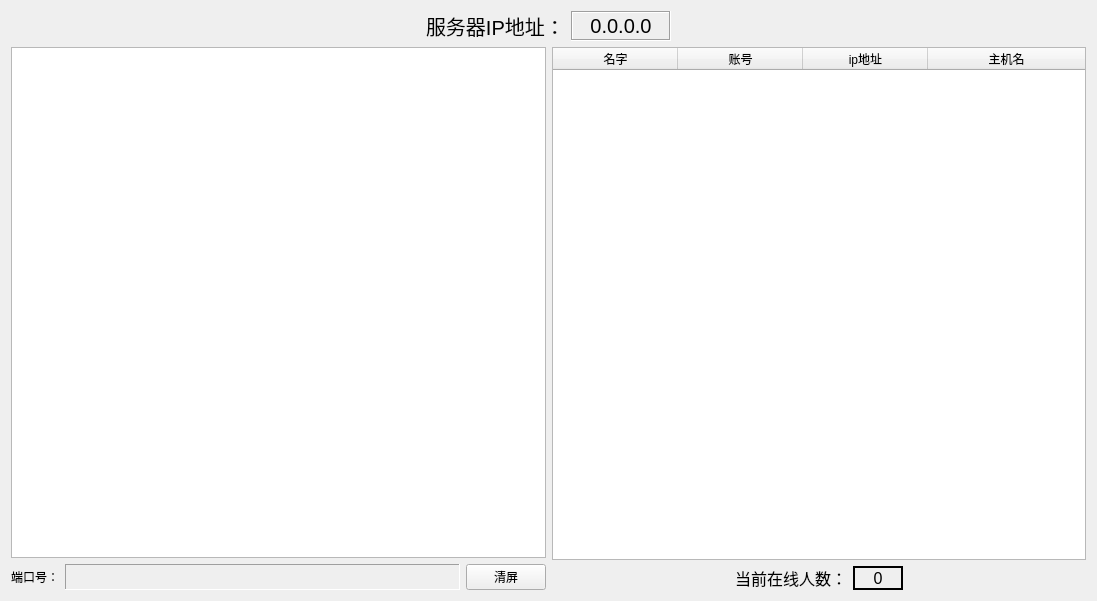
<?xml version="1.0" encoding="UTF-8"?>
<ui version="4.0">
 <class>ChatRoomServerUIClass</class>
 <widget class="QWidget" name="ChatRoomServerUIClass">
  <property name="geometry">
   <rect>
    <x>0</x>
    <y>0</y>
    <width>1097</width>
    <height>601</height>
   </rect>
  </property>
  <property name="minimumSize">
   <size>
    <width>1087</width>
    <height>601</height>
   </size>
  </property>
  <property name="windowTitle">
   <string>ChatRoomServer</string>
  </property>
  <layout class="QVBoxLayout" name="verticalLayout_3">
   <item>
    <layout class="QHBoxLayout" name="horizontalLayout_3">
     <item>
      <spacer name="horizontalSpacer">
       <property name="orientation">
        <enum>Qt::Horizontal</enum>
       </property>
       <property name="sizeHint" stdset="0">
        <size>
         <width>40</width>
         <height>20</height>
        </size>
       </property>
      </spacer>
     </item>
     <item>
      <widget class="QLabel" name="label_2">
       <property name="font">
        <font>
         <pointsize>15</pointsize>
        </font>
       </property>
       <property name="text">
        <string>服务器IP地址：</string>
       </property>
      </widget>
     </item>
     <item>
      <widget class="QLabel" name="serverHostIP">
       <property name="minimumSize">
        <size>
         <width>100</width>
         <height>0</height>
        </size>
       </property>
       <property name="font">
        <font>
         <pointsize>15</pointsize>
        </font>
       </property>
       <property name="cursor">
        <cursorShape>ArrowCursor</cursorShape>
       </property>
       <property name="focusPolicy">
        <enum>Qt::NoFocus</enum>
       </property>
       <property name="frameShape">
        <enum>QFrame::Box</enum>
       </property>
       <property name="frameShadow">
        <enum>QFrame::Sunken</enum>
       </property>
       <property name="text">
        <string>0.0.0.0</string>
       </property>
       <property name="textFormat">
        <enum>Qt::AutoText</enum>
       </property>
       <property name="alignment">
        <set>Qt::AlignCenter</set>
       </property>
      </widget>
     </item>
     <item>
      <spacer name="horizontalSpacer_2">
       <property name="orientation">
        <enum>Qt::Horizontal</enum>
       </property>
       <property name="sizeHint" stdset="0">
        <size>
         <width>40</width>
         <height>20</height>
        </size>
       </property>
      </spacer>
     </item>
    </layout>
   </item>
   <item>
    <layout class="QHBoxLayout" name="horizontalLayout_4">
     <item>
      <layout class="QVBoxLayout" name="verticalLayout_2">
       <item>
        <widget class="QListWidget" name="listWidget">
         <property name="sizePolicy">
          <sizepolicy hsizetype="Expanding" vsizetype="Expanding">
           <horstretch>0</horstretch>
           <verstretch>0</verstretch>
          </sizepolicy>
         </property>
        </widget>
       </item>
       <item>
        <layout class="QHBoxLayout" name="horizontalLayout">
         <item>
          <widget class="QLabel" name="label">
           <property name="text">
            <string>端口号：</string>
           </property>
          </widget>
         </item>
         <item>
          <widget class="QLabel" name="PortLabel">
           <property name="sizePolicy">
            <sizepolicy hsizetype="Expanding" vsizetype="Minimum">
             <horstretch>0</horstretch>
             <verstretch>0</verstretch>
            </sizepolicy>
           </property>
           <property name="frameShape">
            <enum>QFrame::Panel</enum>
           </property>
           <property name="frameShadow">
            <enum>QFrame::Sunken</enum>
           </property>
           <property name="text">
            <string/>
           </property>
          </widget>
         </item>
         <item>
          <widget class="QPushButton" name="cleanBtn">
           <property name="text">
            <string>清屏</string>
           </property>
          </widget>
         </item>
        </layout>
       </item>
      </layout>
     </item>
     <item>
      <layout class="QVBoxLayout" name="verticalLayout">
       <item>
        <widget class="QTableWidget" name="tableWidget">
         <property name="sizePolicy">
          <sizepolicy hsizetype="Expanding" vsizetype="Expanding">
           <horstretch>0</horstretch>
           <verstretch>0</verstretch>
          </sizepolicy>
         </property>
         <property name="selectionMode">
          <enum>QAbstractItemView::SingleSelection</enum>
         </property>
         <property name="selectionBehavior">
          <enum>QAbstractItemView::SelectRows</enum>
         </property>
         <property name="textElideMode">
          <enum>Qt::ElideMiddle</enum>
         </property>
         <attribute name="horizontalHeaderVisible">
          <bool>true</bool>
         </attribute>
         <attribute name="horizontalHeaderCascadingSectionResizes">
          <bool>false</bool>
         </attribute>
         <attribute name="horizontalHeaderDefaultSectionSize">
          <number>125</number>
         </attribute>
         <attribute name="horizontalHeaderHighlightSections">
          <bool>true</bool>
         </attribute>
         <attribute name="horizontalHeaderShowSortIndicator" stdset="0">
          <bool>false</bool>
         </attribute>
         <attribute name="horizontalHeaderStretchLastSection">
          <bool>true</bool>
         </attribute>
         <column>
          <property name="text">
           <string>名字</string>
          </property>
         </column>
         <column>
          <property name="text">
           <string>账号</string>
          </property>
         </column>
         <column>
          <property name="text">
           <string>ip地址</string>
          </property>
         </column>
         <column>
          <property name="text">
           <string>主机名</string>
          </property>
         </column>
        </widget>
       </item>
       <item>
        <layout class="QHBoxLayout" name="horizontalLayout_2">
         <item>
          <spacer name="horizontalSpacer_3">
           <property name="orientation">
            <enum>Qt::Horizontal</enum>
           </property>
           <property name="sizeHint" stdset="0">
            <size>
             <width>40</width>
             <height>20</height>
            </size>
           </property>
          </spacer>
         </item>
         <item>
          <widget class="QLabel" name="label_3">
           <property name="font">
            <font>
             <pointsize>12</pointsize>
            </font>
           </property>
           <property name="text">
            <string>当前在线人数：</string>
           </property>
          </widget>
         </item>
         <item>
          <widget class="QLabel" name="onlineNumber">
           <property name="minimumSize">
            <size>
             <width>50</width>
             <height>0</height>
            </size>
           </property>
           <property name="font">
            <font>
             <pointsize>12</pointsize>
            </font>
           </property>
           <property name="frameShape">
            <enum>QFrame::WinPanel</enum>
           </property>
           <property name="frameShadow">
            <enum>QFrame::Plain</enum>
           </property>
           <property name="text">
            <string>0</string>
           </property>
           <property name="alignment">
            <set>Qt::AlignCenter</set>
           </property>
          </widget>
         </item>
         <item>
          <spacer name="horizontalSpacer_4">
           <property name="orientation">
            <enum>Qt::Horizontal</enum>
           </property>
           <property name="sizeHint" stdset="0">
            <size>
             <width>40</width>
             <height>20</height>
            </size>
           </property>
          </spacer>
         </item>
        </layout>
       </item>
      </layout>
     </item>
    </layout>
   </item>
  </layout>
 </widget>
 <layoutdefault spacing="6" margin="11"/>
 <resources>
  <include location="ChatRoomServerUI.qrc"/>
 </resources>
 <connections/>
</ui>
